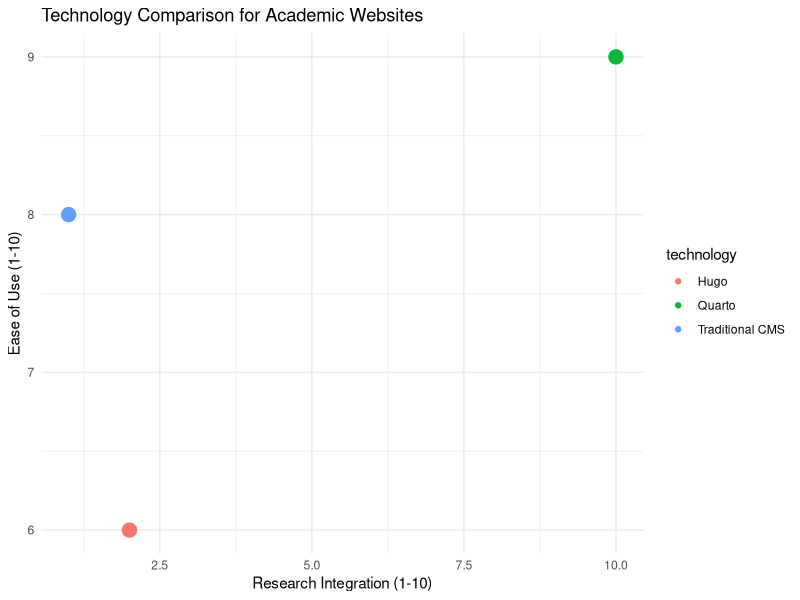

The R source for this figure:
## ---- chunk 1
#| echo: true
#| message: false
#| warning: false

library(ggplot2)
library(dplyr)

# Example: Embedding live data analysis in website content
data <- data.frame(
  technology = c("Hugo", "Quarto", "Traditional CMS"),
  research_integration = c(2, 10, 1),
  ease_of_use = c(6, 9, 8)
)

ggplot(data, aes(x = research_integration, y = ease_of_use, 
                 color = technology, size = 3)) +
  geom_point() +
  labs(
    title = "Technology Comparison for Academic Websites",
    x = "Research Integration (1-10)",
    y = "Ease of Use (1-10)"
  ) +
  theme_minimal() +
  guides(size = "none")
